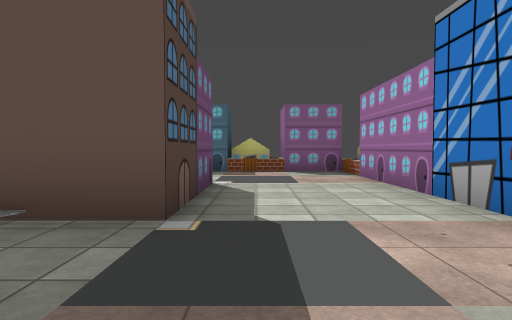
View 1 (above)

24 first-person views from a walk through a scene from a Unity 3-D project. The camera is 1.2 m above the floor, tilts 2° down and sees 75° across. The floor is counted in squares, 2 m on a side. Each view is taken from the middle of a square. On the plan, view 1 faces up. The plan holds only what a view shows up to about 10 squares ahead; the rest is blank. The place goes on beyond the plan. The player character is not drawn. Some surface patterns are stand-ins.

View 2
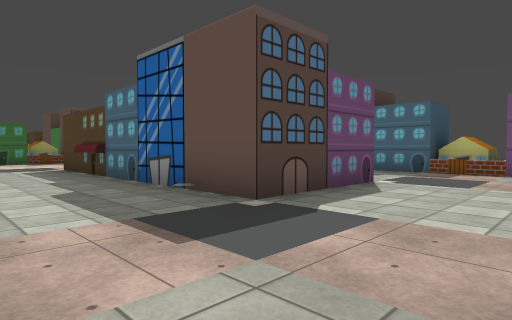

View 3
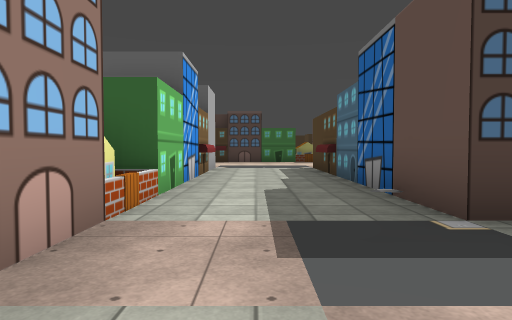

View 4
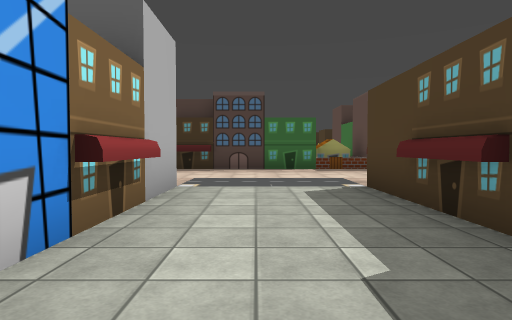

View 5
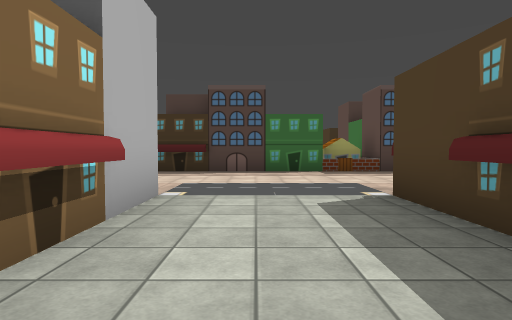

View 6
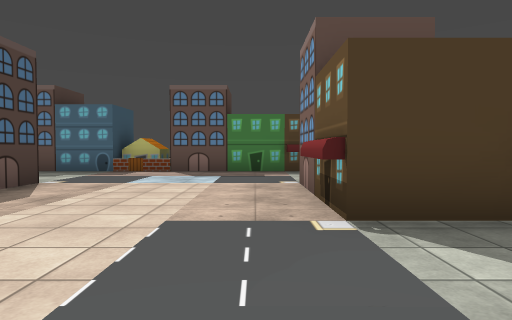

View 7
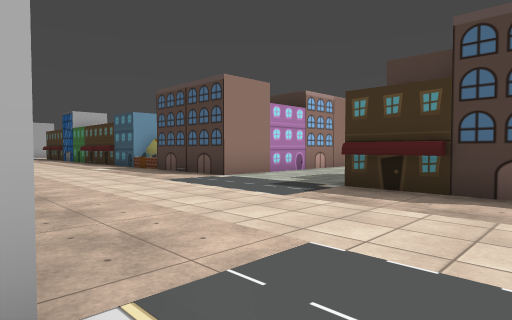

View 8
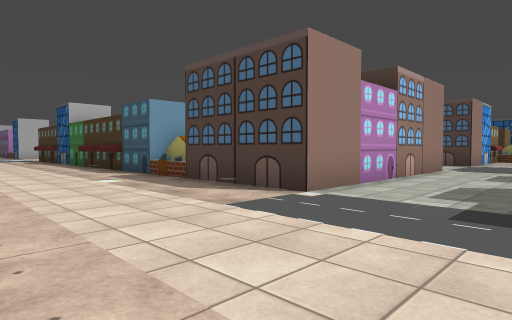

View 9
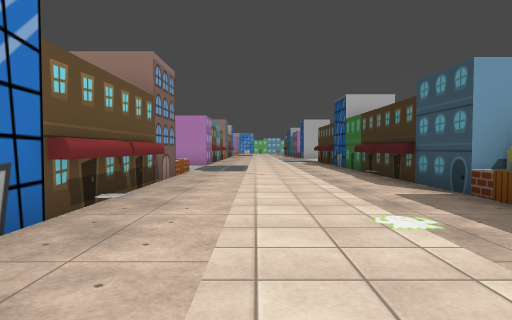

View 10
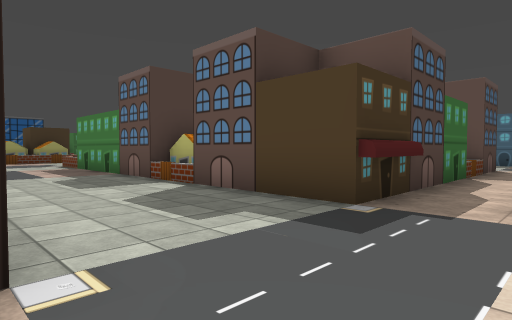

View 11
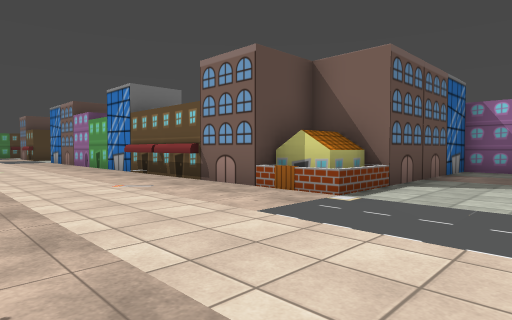

View 12
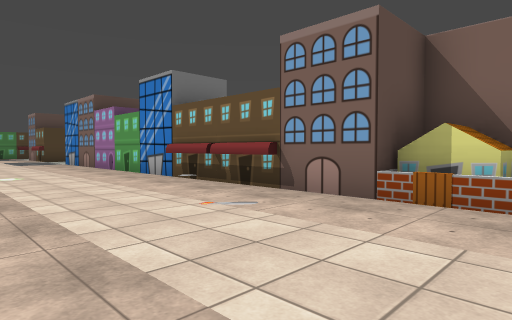

View 13
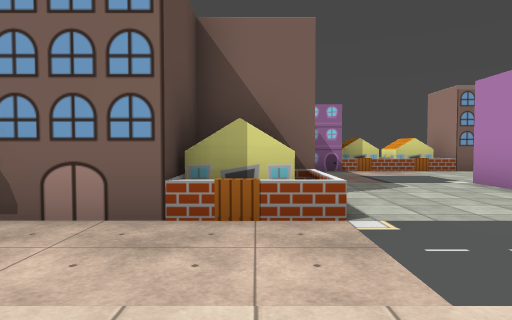

View 14
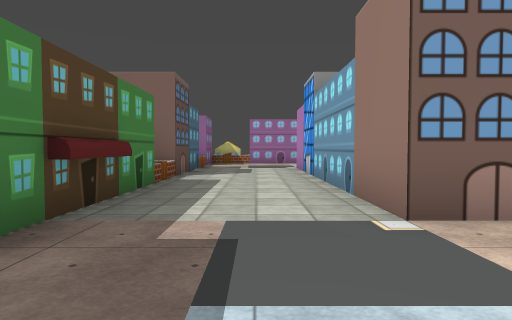

View 15
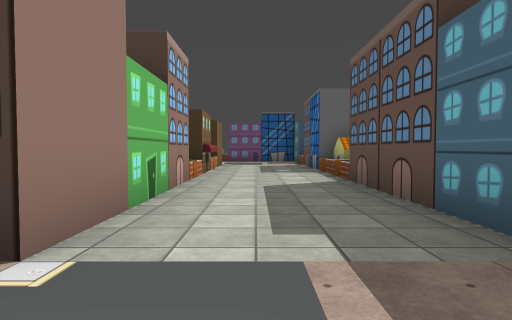

View 16
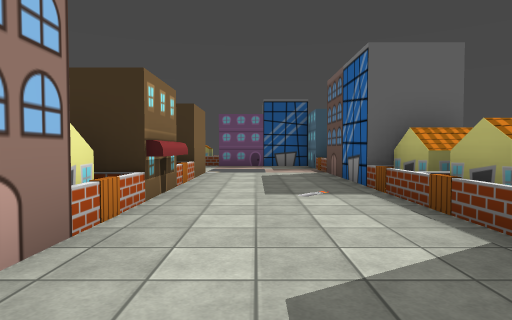

View 17
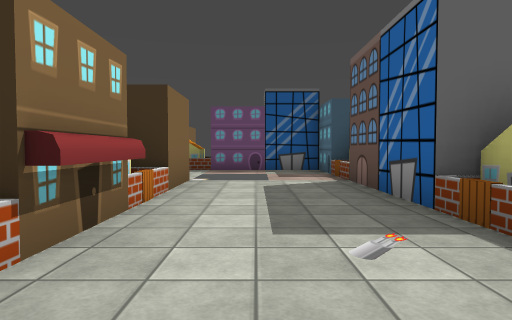

View 18
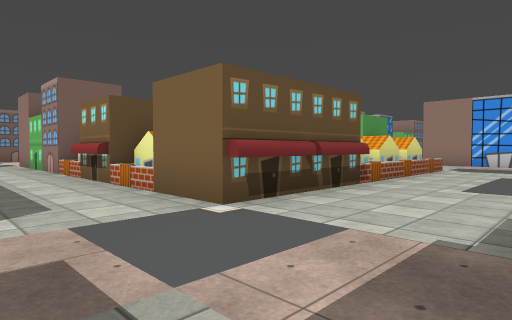

View 19
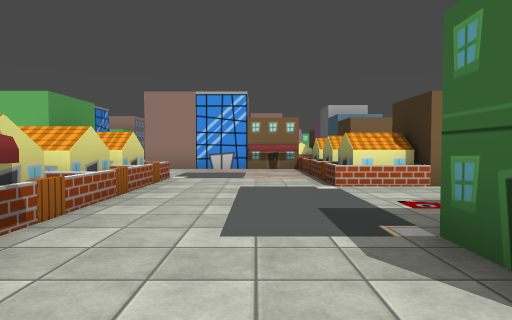

View 20
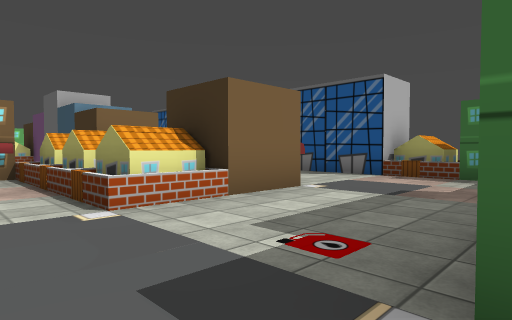

View 21
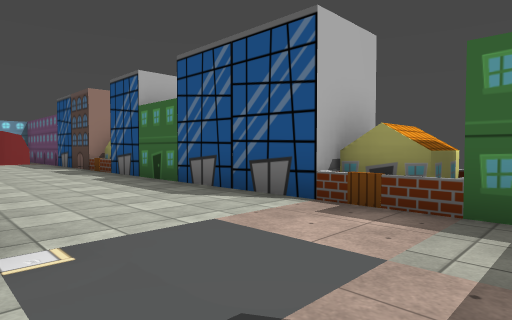

View 22
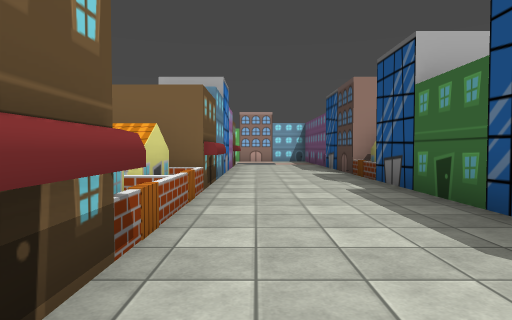

View 23
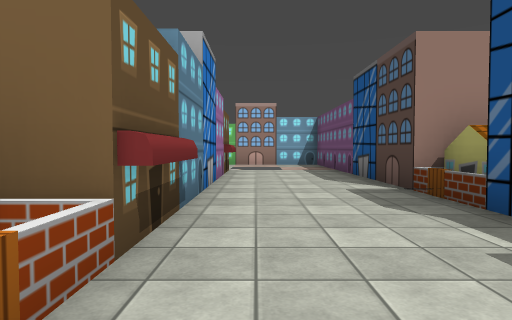

View 24
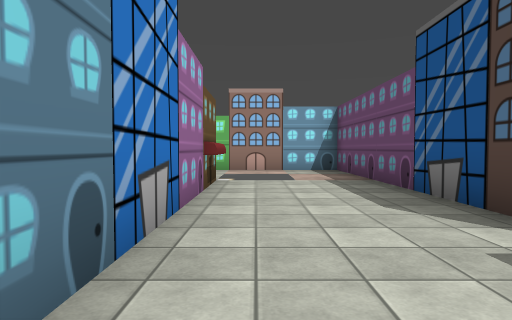

### Floor plan
Points are (right, up) in squares from view 1. A wall is a line through its corners. A room is listed if a view was taken in it or the views show most of it. See-through windows are left out.
Room 1 (views 1, 2, 3, 4, 5, 6, 7, 8, 9, 10, 11, 12, 13, 14, 15, 16, 17, 18, 19, 20, 21, 22, 23, 24)
walls: (-16.2, -1.4) (-17.2, -1.4); (-17.2, -1) (-17.2, -1.8); (-18.8, -4.7) (-12.8, -4.7) (-12.8, -15); (-12.6, -0.2) (-12.6, -1.7) (-21.9, -1.7); (-13.1, -8.2) (-13.1, -9.2); (-22.9, -1.4) (-22.9, -0.2); (-23.3, -1.7) (-23.3, 5.8); (-13.1, 3.9) (-13.1, 2.8); (-22.9, 0.1) (-22.9, 1.2); (-8.4, -0.2) (0.5, -0.2); (-22.9, 1.6) (-22.9, 2.2); (-17.3, 5.2) (-17.3, 5.8); (-12.6, -10.8) (-12.6, -13.8); (-18.4, 5.4) (-17.9, 5.4); (-23.4, 2.8) (-23.4, 5.8) (-12.8, 5.8) (-12.8, -1.7); (-6.8, -0.1) (-5.2, -0.1); (-8.2, 2.8) (-8.2, 5.8) (-1, 5.8); (-21.1, 5.4) (-20.2, 5.4) (-20.2, 5.9) (-18.8, 5.9) (-18.8, 4.9); (-26.3, -4.6) (-24.8, -4.6); (-21.7, 5.9) (-21.7, 5.1); (-26.6, -3.6) (-26.6, -4.7) (-21.8, -4.7); (-26.6, -2.1) (-26.6, -3.2); (-8.4, -10.8) (-8.4, -7.8); (-27.7, -0.6) (-26.6, -0.6) (-26.6, -1.7); (-27.8, -0.1) (-27.8, -1.2); (-5.2, 2.6) (-6.8, 2.6); (-26.3, 3.5) (-26.3, 2.8); (-17.7, 9.1) (-18.7, 9.1); (-19.1, 9.1) (-20.2, 9.1); (-11.6, 9.1) (-12.7, 9.1); (-28.9, -4.4) (-28.9, -3.2); (-6.6, -12.3) (-8.2, -12.3); (-29.4, -1.8) (-29.4, -0.6); (-29.4, -6.2) (-29.4, -4.7); (-29.5, -0.2) (-26.3, -0.2); (-6.8, -13.4) (-7.9, -13.4) (-7.9, -12.2); (-2.2, -0.2) (-2.2, -1); (-6.7, -13.7) (-6.7, -12.9); (-6.8, 8.6) (-8.2, 8.6); (-29.3, -12.2) (-29.3, -0.9); (-29.4, -12.2) (-29.4, -10.8); (-32.3, 1.6) (-32.3, -15.2) (-28.9, -15.2); (-32.6, -6.8) (-32.6, -7.8); (-32.6, 0.9) (-32.6, -0.2); (-0.7, 5.8) (-0.7, 2.8) (-8.4, 2.8) (-8.4, 4.2); (-33, -7.8) (-32.2, -7.8); (-33.5, -0.2) (-32.2, -0.2); (2.3, 2.9) (2.3, 8.8) (-26.3, 8.8) (-26.3, 5.1); (-2.2, -16.5) (-2.2, -13.8) (-8.2, -13.8) (-8.2, -3.5); (-1.9, -16.4) (-1.9, -15.2); (0.4, 9.1) (-0.7, 9.1)
low walls: (-26.3, -0.2) (-26.3, -4.6); (-26.6, -1.7) (-26.2, -1.7)

Positions as (right, up) in squares from view 1, and headings:
1: (0, 0), facing up
2: (2, 0), facing up-left
3: (2, 1), facing left
4: (-3, 1), facing left
5: (-4, 1), facing left
6: (-9, 0), facing up
7: (-8, 1), facing down-left
8: (-9, -2), facing down-left
9: (-10, -5), facing down
10: (-11, -5), facing up-left
11: (-12, -16), facing up-right
12: (-12, -14), facing up-right
13: (-11, -13), facing right
14: (-11, 7), facing right
15: (-11, 7), facing left
16: (-15, 7), facing left
17: (-17, 7), facing left
18: (-26, 8), facing down-right
19: (-25, 5), facing down
20: (-25, 3), facing down-left
21: (-29, 2), facing down-left
22: (-30, 0), facing down
23: (-30, -3), facing down
24: (-30, -6), facing down
